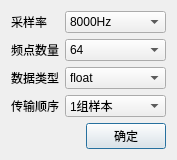
<?xml version="1.0" encoding="UTF-8"?>
<ui version="4.0">
 <class>FrequencyDomainSettingDialog</class>
 <widget class="QDialog" name="FrequencyDomainSettingDialog">
  <property name="geometry">
   <rect>
    <x>0</x>
    <y>0</y>
    <width>173</width>
    <height>158</height>
   </rect>
  </property>
  <property name="sizePolicy">
   <sizepolicy hsizetype="Fixed" vsizetype="Fixed">
    <horstretch>0</horstretch>
    <verstretch>0</verstretch>
   </sizepolicy>
  </property>
  <property name="windowTitle">
   <string>Dialog</string>
  </property>
  <layout class="QVBoxLayout" name="verticalLayout">
   <item>
    <layout class="QGridLayout" name="gridLayout_3">
     <item row="1" column="0">
      <widget class="QLabel" name="FrequencyNumLabel">
       <property name="sizePolicy">
        <sizepolicy hsizetype="Fixed" vsizetype="Preferred">
         <horstretch>0</horstretch>
         <verstretch>0</verstretch>
        </sizepolicy>
       </property>
       <property name="text">
        <string>频点数量</string>
       </property>
      </widget>
     </item>
     <item row="2" column="0">
      <widget class="QLabel" name="DataTypeLabel">
       <property name="text">
        <string>数据类型</string>
       </property>
      </widget>
     </item>
     <item row="2" column="1">
      <widget class="QComboBox" name="DataTypeBox">
       <property name="currentText">
        <string>float</string>
       </property>
       <item>
        <property name="text">
         <string>float</string>
        </property>
       </item>
       <item>
        <property name="text">
         <string>uint32</string>
        </property>
       </item>
       <item>
        <property name="text">
         <string>int32</string>
        </property>
       </item>
       <item>
        <property name="text">
         <string>uint16</string>
        </property>
       </item>
       <item>
        <property name="text">
         <string>int16</string>
        </property>
       </item>
       <item>
        <property name="text">
         <string>uint8</string>
        </property>
       </item>
       <item>
        <property name="text">
         <string>int8</string>
        </property>
       </item>
      </widget>
     </item>
     <item row="1" column="1">
      <widget class="QComboBox" name="FrequencyNumBox">
       <property name="currentText">
        <string>64</string>
       </property>
       <item>
        <property name="text">
         <string>64</string>
        </property>
       </item>
       <item>
        <property name="text">
         <string>128</string>
        </property>
       </item>
       <item>
        <property name="text">
         <string>192</string>
        </property>
       </item>
       <item>
        <property name="text">
         <string>256</string>
        </property>
       </item>
       <item>
        <property name="text">
         <string>320</string>
        </property>
       </item>
       <item>
        <property name="text">
         <string>384</string>
        </property>
       </item>
       <item>
        <property name="text">
         <string>448</string>
        </property>
       </item>
       <item>
        <property name="text">
         <string>512</string>
        </property>
       </item>
       <item>
        <property name="text">
         <string>576</string>
        </property>
       </item>
       <item>
        <property name="text">
         <string>640</string>
        </property>
       </item>
      </widget>
     </item>
     <item row="3" column="1">
      <widget class="QComboBox" name="TransmissionOrderBox">
       <item>
        <property name="text">
         <string>1组样本</string>
        </property>
       </item>
       <item>
        <property name="text">
         <string>2组样本-分段</string>
        </property>
       </item>
       <item>
        <property name="text">
         <string>2组样本-交替</string>
        </property>
       </item>
      </widget>
     </item>
     <item row="3" column="0">
      <widget class="QLabel" name="TransmissionOrderLabel">
       <property name="text">
        <string>传输顺序</string>
       </property>
      </widget>
     </item>
     <item row="0" column="0">
      <widget class="QLabel" name="SamplingRateLabel">
       <property name="sizePolicy">
        <sizepolicy hsizetype="Fixed" vsizetype="Preferred">
         <horstretch>0</horstretch>
         <verstretch>0</verstretch>
        </sizepolicy>
       </property>
       <property name="text">
        <string>采样率  </string>
       </property>
      </widget>
     </item>
     <item row="0" column="1">
      <widget class="QComboBox" name="SamplingRateBox">
       <property name="currentText">
        <string>8000Hz</string>
       </property>
       <item>
        <property name="text">
         <string>8000Hz</string>
        </property>
       </item>
       <item>
        <property name="text">
         <string>11025Hz</string>
        </property>
       </item>
       <item>
        <property name="text">
         <string>12000Hz</string>
        </property>
       </item>
       <item>
        <property name="text">
         <string>16000Hz</string>
        </property>
       </item>
       <item>
        <property name="text">
         <string>22050Hz</string>
        </property>
       </item>
       <item>
        <property name="text">
         <string>24000Hz</string>
        </property>
       </item>
       <item>
        <property name="text">
         <string>32000Hz</string>
        </property>
       </item>
       <item>
        <property name="text">
         <string>44100Hz</string>
        </property>
       </item>
       <item>
        <property name="text">
         <string>48000Hz</string>
        </property>
       </item>
       <item>
        <property name="text">
         <string>64000Hz</string>
        </property>
       </item>
       <item>
        <property name="text">
         <string>88200Hz</string>
        </property>
       </item>
       <item>
        <property name="text">
         <string>96000Hz</string>
        </property>
       </item>
       <item>
        <property name="text">
         <string>176400Hz</string>
        </property>
       </item>
       <item>
        <property name="text">
         <string>192000Hz</string>
        </property>
       </item>
      </widget>
     </item>
     <item row="4" column="1">
      <layout class="QHBoxLayout" name="horizontalLayout">
       <item>
        <spacer name="horizontalSpacer">
         <property name="orientation">
          <enum>Qt::Horizontal</enum>
         </property>
         <property name="sizeHint" stdset="0">
          <size>
           <width>40</width>
           <height>20</height>
          </size>
         </property>
        </spacer>
       </item>
       <item>
        <widget class="QPushButton" name="FreConfirmBtn">
         <property name="sizePolicy">
          <sizepolicy hsizetype="Fixed" vsizetype="Fixed">
           <horstretch>0</horstretch>
           <verstretch>0</verstretch>
          </sizepolicy>
         </property>
         <property name="text">
          <string>确定</string>
         </property>
        </widget>
       </item>
      </layout>
     </item>
    </layout>
   </item>
  </layout>
 </widget>
 <resources/>
 <connections/>
</ui>
